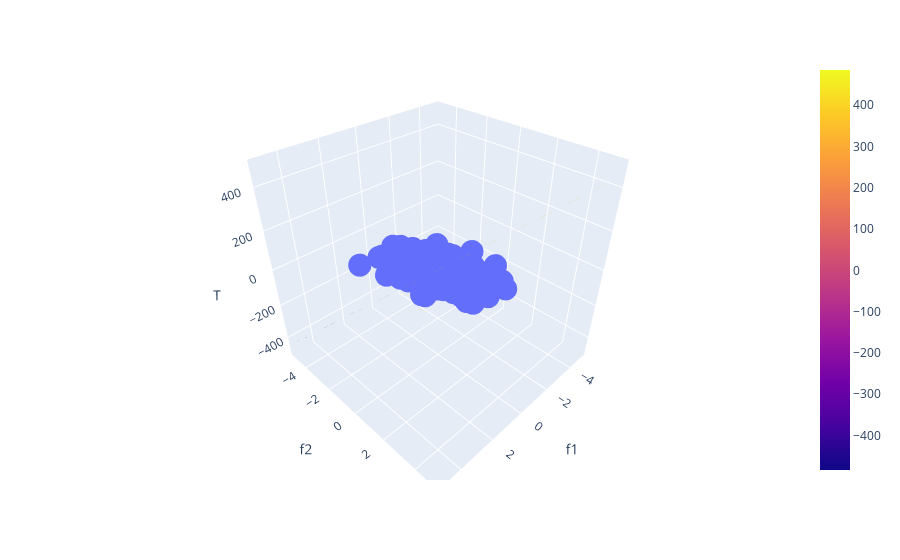

The notebook cell this image was saved under:
### Code cell
fig = px.scatter_3d(df, x='f1', y='f2', z='T')
fig.add_trace(go.Surface(x = x_, y = y_, z =z ))
fig.show()

### Figure 1 — Plotly figure (JSON) as saved in the notebook; plotly's stock layout.template omitted (floating-point values rounded to 4 significant figures; data arrays with more than 128 entries replaced by an {"elided": "..."} marker saying what was removed)
{"data": [{"hovertemplate": "f1=%{x}<br>f2=%{y}<br>T=%{z}<extra></extra>", "legendgroup": "", "marker": {"color": "#636efa", "symbol": "circle"}, "mode": "markers", "name": "", "scene": "scene", "showlegend": false, "type": "scatter3d", "x": {"elided": "400 float values"}, "y": {"elided": "400 float values"}, "z": {"elided": "400 float values"}}, {"type": "surface", "x": [-5.0, -3.889, -2.778, -1.667, -0.5556, 0.5556, 1.667, 2.778, 3.889, 5.0], "y": [-5.0, -3.889, -2.778, -1.667, -0.5556, 0.5556, 1.667, 2.778, 3.889, 5.0], "z": [[-483.7, -477.3, -471.0, -464.6, -458.3, -451.9, -445.6, -439.2, -432.9, -426.5], [-382.4, -376.0, -369.7, -363.3, -357.0, -350.6, -344.2, -337.9, -331.5, -325.2], [-281.1, -274.7, -268.3, -262.0, -255.6, -249.3, -242.9, -236.6, -230.2, -223.9], [-179.7, -173.4, -167.0, -160.7, -154.3, -148.0, -141.6, -135.3, -128.9, -122.5], [-78.42, -72.07, -65.71, -59.36, -53.0, -46.65, -40.29, -33.94, -27.58, -21.22], [22.89, 29.25, 35.61, 41.96, 48.32, 54.67, 61.03, 67.38, 73.74, 80.09], [124.2, 130.6, 136.9, 143.3, 149.6, 156.0, 162.3, 168.7, 175.1, 181.4], [225.5, 231.9, 238.2, 244.6, 251.0, 257.3, 263.7, 270.0, 276.4, 282.7], [326.8, 333.2, 339.6, 345.9, 352.3, 358.6, 365.0, 371.3, 377.7, 384.0], [428.2, 434.5, 440.9, 447.2, 453.6, 459.9, 466.3, 472.7, 479.0, 485.4]]}], "layout": {"legend": {"tracegroupgap": 0}, "margin": {"t": 60}, "scene": {"domain": {"x": [0, 1], "y": [0, 1]}, "xaxis": {"title": {"text": "f1"}}, "yaxis": {"title": {"text": "f2"}}, "zaxis": {"title": {"text": "T"}}}}}
